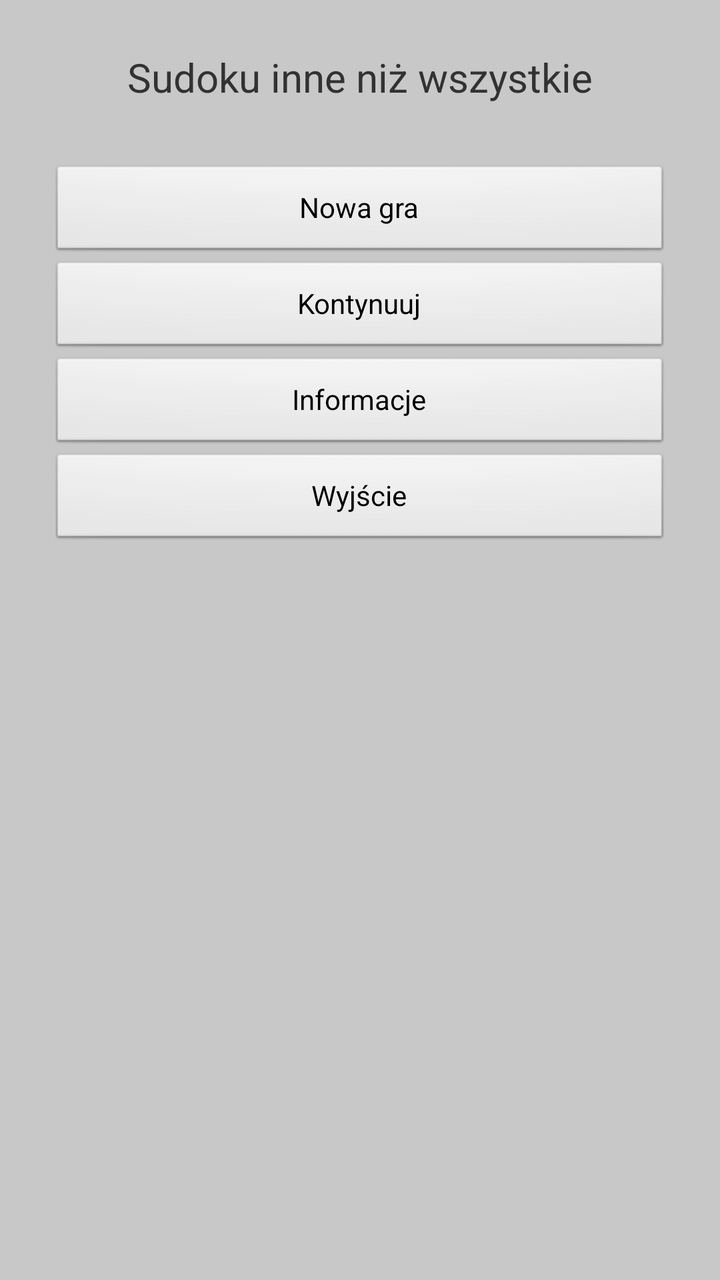
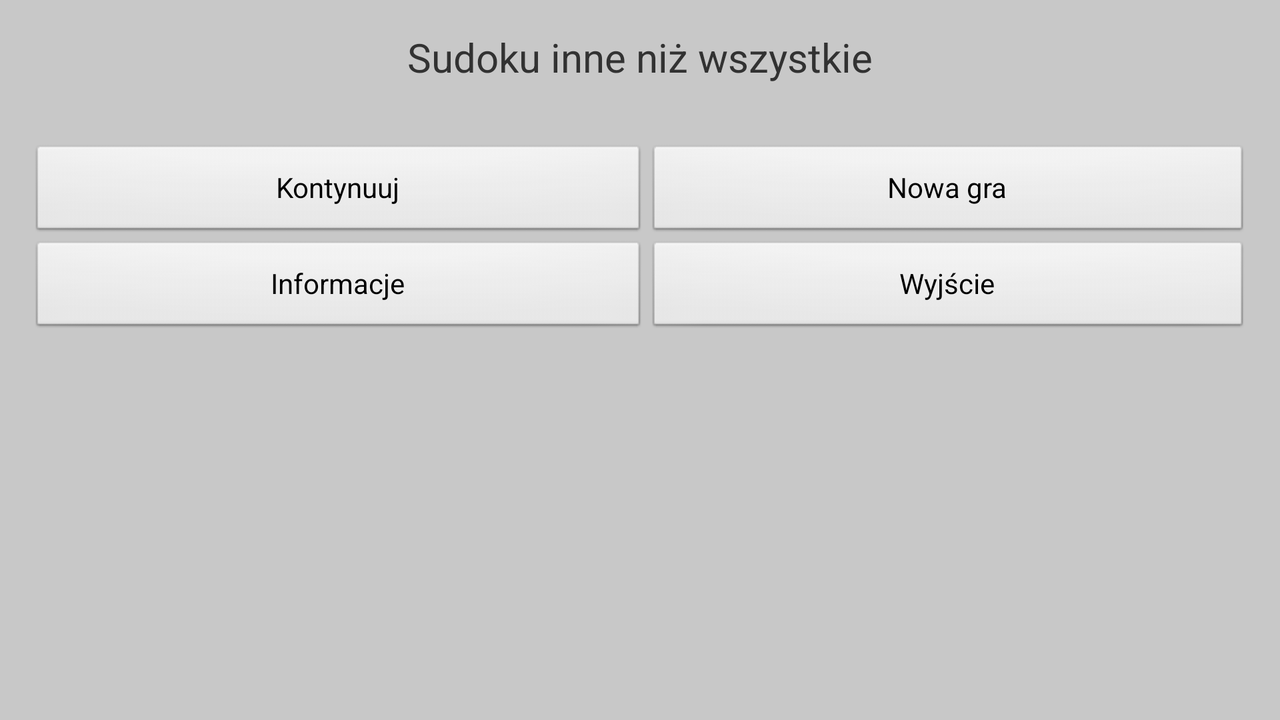

An Android layout and its configuration variant, each rendered on a device that would load it. The default file and the variant file are quoted in full after the pictures.
<!-- AndroidManifest.xml: application theme AppTheme -->
<!-- res/layout/main.xml -->
<?xml version="1.0" encoding="utf-8"?>
<LinearLayout xmlns:android="http://schemas.android.com/apk/res/android"
    xmlns:tools="http://schemas.android.com/tools"
    android:layout_width="fill_parent"
    android:layout_height="fill_parent"
    android:layout_gravity="center"
    android:background="@color/background"
    android:orientation="vertical"
    android:padding="25dip"
    tools:context=".ASudoku" >

    <TextView
        android:layout_width="fill_parent"
        android:layout_height="wrap_content"
        android:layout_marginBottom="30dip"
        android:gravity="center"
        android:text="@string/main_title"
        android:textSize="20sp" />


    <Button
            android:id="@+id/button_new_game"
            android:layout_width="fill_parent"
            android:layout_height="wrap_content"
            android:text="@string/label_new_game" />

    <Button
        android:id="@+id/button_continue"
        android:layout_width="fill_parent"
        android:layout_height="wrap_content"
        android:text="@string/label_continue" />


    <Button
        android:id="@+id/button_info"
        android:layout_width="fill_parent"
        android:layout_height="wrap_content"
        android:text="@string/label_info" />

    <Button
        android:id="@+id/button_exit"
        android:layout_width="fill_parent"
        android:layout_height="wrap_content"
        android:text="@string/label_exit" />

</LinearLayout>
<!-- resources referenced by this layout -->
<resources>
  <color name="background">#C8C8C8</color>
  <string name="label_continue">Kontynuuj</string>
  <string name="label_exit">Wyjście</string>
  <string name="label_info">Informacje</string>
  <string name="label_new_game">Nowa gra</string>
  <string name="main_title">Sudoku inne niż wszystkie</string>
  <style name="AppTheme" parent="AppBaseTheme">
          
      </style>
  <style name="AppBaseTheme" parent="android:Theme.Light">
          
      </style>
</resources>
<!-- res/layout-land/main.xml (the repository's variant of the layout above) -->
<!-- drawn on the phone turned sideways -->
<?xml version="1.0" encoding="utf-8"?>
<LinearLayout xmlns:android="http://schemas.android.com/apk/res/android"
    android:layout_width="fill_parent"
    android:layout_height="fill_parent"
    android:background="@color/background"
    android:orientation="vertical"
    android:padding="15dip" >

    <TextView
        android:layout_width="fill_parent"
        android:layout_height="wrap_content"
        android:layout_marginBottom="30dip"
        android:gravity="center"
        android:text="@string/main_title"
        android:textSize="20sp" />

    <TableLayout
        android:layout_width="wrap_content"
        android:layout_height="wrap_content"
        android:layout_gravity="center"
        android:stretchColumns="*" >

        <TableRow>
            <Button
                android:id="@+id/button_continue"
                android:text="@string/label_continue" />

            <Button
                android:id="@+id/button_new_game"
                android:text="@string/label_new_game" />
        </TableRow>

        <TableRow>

            <Button
                android:id="@+id/button_info"
                android:text="@string/label_info" />

            <Button
                android:id="@+id/button_exit"
                android:text="@string/label_exit" />
        </TableRow>
    </TableLayout>

</LinearLayout>
